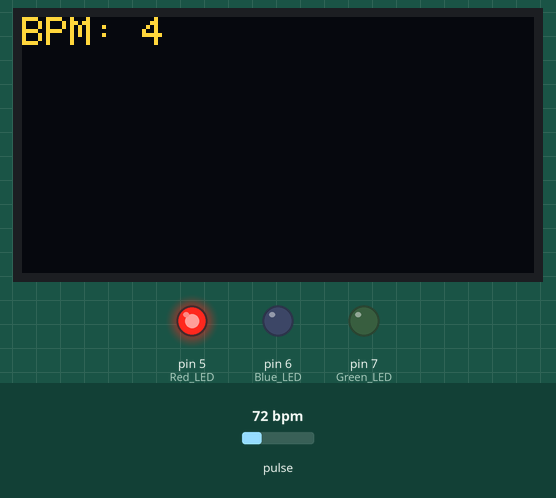
Bench run of a sketch on a simulated Arduino Uno, built with avr-gcc and run on an emulated ATmega328P. Parts: 128×64 one-colour display, output pins drawn as LEDs (lit = HIGH). Dashed ring = blinking. The inputs (shaded band) are chosen by the test bench; at power-on: pulse 72 bpm. The OLED is the two-colour kind (top 16 rows yellow); what the sketch prints to the serial monitor is not drawn.

Above: at 3.1 s.
At 4.2 s:
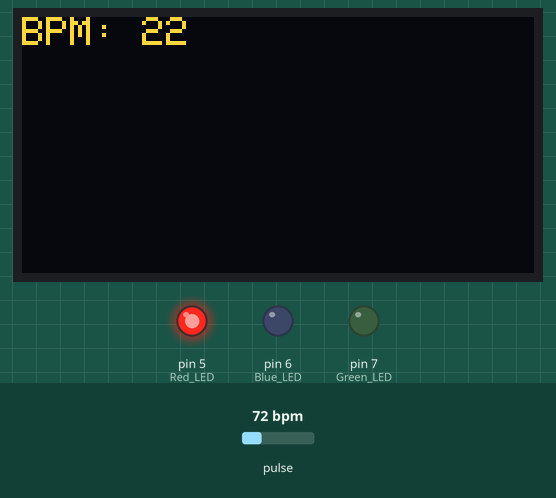
4.3 s: pulse set to 130 bpm
At 5.7 s:
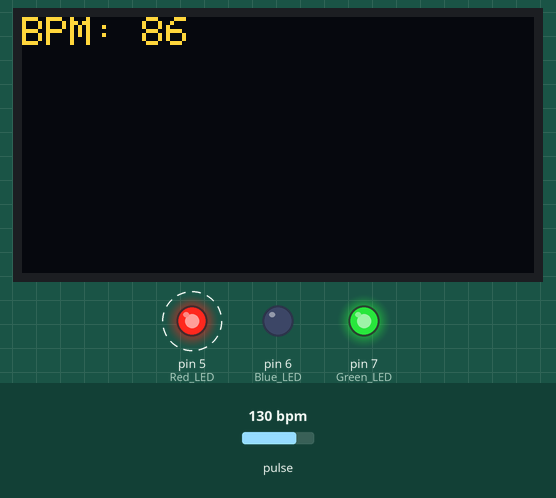
7.3 s: pulse set to 114 bpm
9.2 s: pulse set to 109 bpm
At 11.2 s:
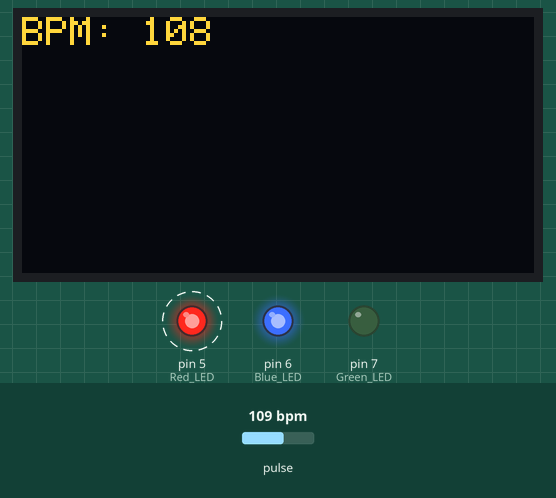
Timing chart, 0 to 18.2 s (numbered marks = the images above; inputs shaded):
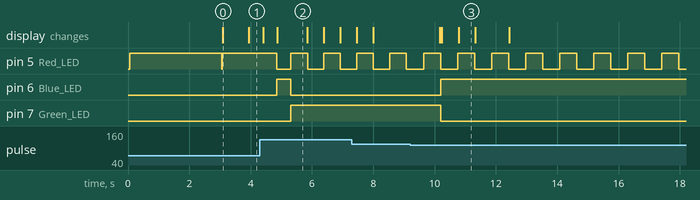

Measured:
- the behaviour switches between 112 and 111 bpm on pulse (found by bisection; images 2 and 3)
- after the input at 4.3 s, pin 6 (Blue_LED): LOW → HIGH after 0.55 s instead of 2.1 s; pin 7 (Green_LED): LOW → HIGH after 1.0 s
- after the input at 9.2 s, pin 6 (Blue_LED): LOW → HIGH after 1.0 s; pin 7 (Green_LED): HIGH → LOW after 1.0 s; the display: first changes after 0.97 s (image 3 shows a later state)
- by itself, pin 5 (Red_LED): alternates HIGH for 0.55 s and LOW for 0.55 s
- what the display in image 0 shows lasts 0.8 s, from 3.1 s to 3.9 s
- what the display in image 2 shows lasts 0.9 s, from 4.9 s to 5.8 s
- what the display in image 3 shows lasts 0.5 s, from 10.8 s to 11.3 s

The sketch:

PruebaEnd.ino
```cpp
#include <Wire.h>
#include <SPI.h>
#include "MAX30105.h"
#include <Adafruit_GFX.h>
#include <Adafruit_SSD1306.h>

#define OLED_ADDR   0x3C // I2C address of OLED display
#define OLED_SDA    A4   // SDA pin for OLED display
#define OLED_SCL    A5   // SCL pin for OLED display
Adafruit_SSD1306 display(OLED_ADDR);

#include "heartRate.h"

MAX30105 particleSensor;

const byte RATE_SIZE = 4; // Increase this for more averaging. 4 is good.
byte rates[RATE_SIZE]; // Array of heart rates
byte rateSpot = 0;
long lastBeat = 0; // Time at which the last beat occurred
float beatsPerMinute;
int beatAvg;

void setup() {
  Serial.begin(115200);
  Serial.println("Initializing...");

  pinMode(5, OUTPUT); // Red LED
  pinMode(6, OUTPUT); // Blue LED
  pinMode(7, OUTPUT); // Green LED

  // Initialize sensor
  if (!particleSensor.begin(Wire, I2C_SPEED_FAST)) // Use default I2C port, 400kHz speed
  {
    Serial.println("MAX30105 was not found. Please check wiring/power. ");
    while (1);
  }

  particleSensor.setup(); // Configure sensor with default settings
  particleSensor.setPulseAmplitudeRed(0x0A); // Turn Red LED to low to indicate sensor is running
  particleSensor.setPulseAmplitudeGreen(0); // Turn off Green LED

  // Initialize OLED display
  display.begin(SSD1306_SWITCHCAPVCC, OLED_ADDR);
  display.clearDisplay();
  display.setTextColor(WHITE);
  display.setTextSize(1);

  // Display "Inicializando..." on OLED display
  display.setCursor(0, 0);
  display.print("Inicializando...");
  display.display();

  // Wait for 3 seconds while the LED is on and the message is displayed on the OLED screen
  digitalWrite(5, HIGH); // Turn on LED
  delay(3000);
  digitalWrite(5, LOW); // Turn off LED
}

void loop() {
  static unsigned long lastReadingTime = 0; // Time of last sensor reading
  long irValue = particleSensor.getIR();

  if (irValue == 0) {
    // No finger detected on sensor
    digitalWrite(5, LOW); // Red
    digitalWrite(6, LOW); // Blue
    digitalWrite(7, LOW); // Green
    display.clearDisplay();
    display.setCursor(0, 0);
    display.print("ERROR DEDO");
    display.display();
    return; // Exit loop
  }

  // Check for a heart beat
  if (checkForBeat(irValue) == true) {
    long delta = millis() - lastBeat;
    lastBeat = millis();
    beatsPerMinute = 60 / (delta / 1000.0);

    // Store the heart rate reading in the array
    if (beatsPerMinute < 255 && beatsPerMinute > 0) {
      rates[rateSpot++] = (byte)beatsPerMinute;
      rateSpot %= RATE_SIZE;

      // Take average of readings
      beatAvg = 0;
      for (byte x = 0 ; x < RATE_SIZE ; x++)
        beatAvg += rates[x];

      beatAvg /= RATE_SIZE;
        // Change LED color and display heart rate on OLED screen
  if (beatAvg < 70) {
    digitalWrite(6, LOW); // Blue
    digitalWrite(7, LOW); // Green
    digitalWrite(5, HIGH); // Red
    display.clearDisplay();
    display.setCursor(0, 0);
    display.print("BPM: ");
    display.print(beatAvg);
    display.display();
  } else if (beatAvg < 110) {
    digitalWrite(6, HIGH); // Blue
    digitalWrite(7, LOW); // Green
    digitalWrite(5, digitalRead(5) ^ 1); // Toggle Red LED
    display.clearDisplay();
    display.setCursor(0, 0);
    display.print("BPM: ");
    display.print(beatAvg);
    display.display();
  } else {
    digitalWrite(6, LOW); // Blue
    digitalWrite(7, HIGH); // Green
    digitalWrite(5, digitalRead(5) ^ 1); // Toggle Red LED
    delay(500);
    display.clearDisplay();
    display.setCursor(0, 0);
    display.print("BPM: ");
    display.print(beatAvg);
    display.display();
  }
} else {
  // Display "ERROR DEDO" on OLED screen when no finger is detected on the sensor
  digitalWrite(5, LOW); // Red
  digitalWrite(6, LOW); // Blue
  digitalWrite(7, LOW); // Green
  display.clearDisplay();
  display.setCursor(0, 0);
  display.print("ERROR DEDO");
  display.display();
}

// Check if it's time to take another sensor reading
if (millis() - lastReadingTime > 5000) {
lastReadingTime = millis();
particleSensor.check(); // Check the sensor for new data
}
}
}
```
